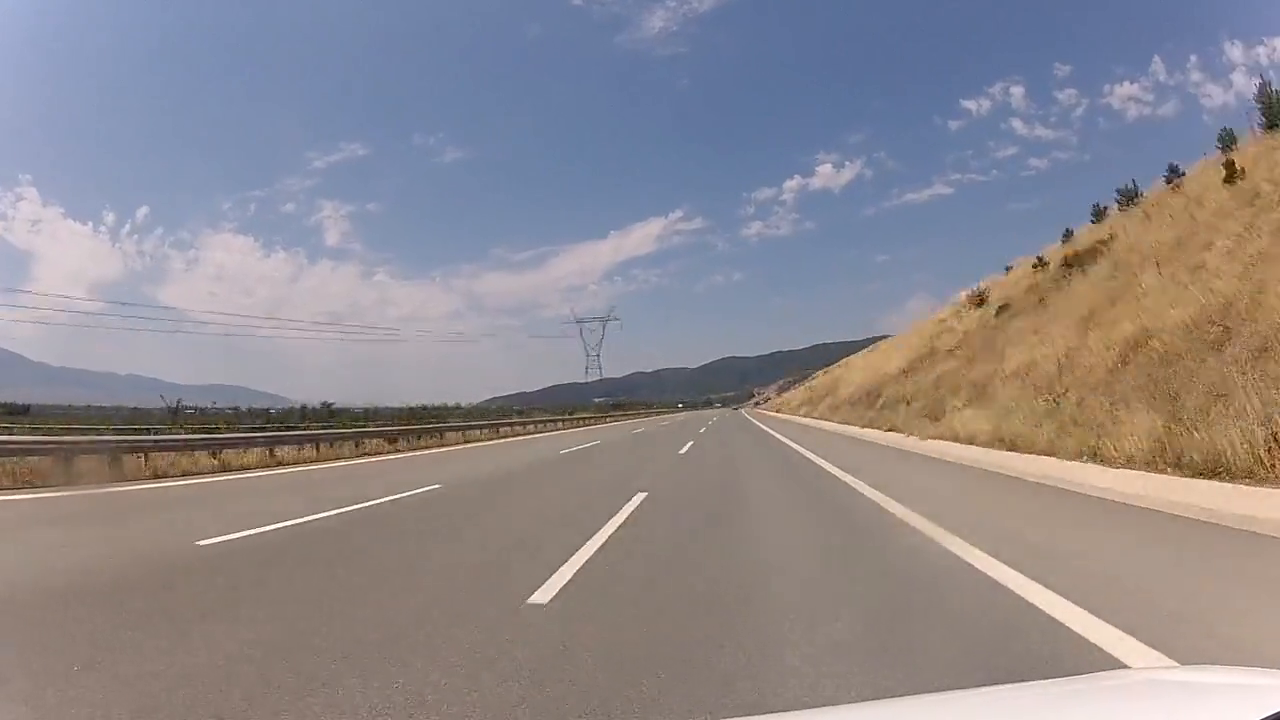
#> input picture frame 24 of ComputerVision/test.mp4, 1280 x 720 px
$ python road_detect.py
#> lines starting #> are read from the running program, lines starting #| are printed output that depends on the picture; after the words box and inside, x2 and y2 are one past the last pixel; in counts of white or black regions, pixels touching at a corner belong together
#> further down, frame is the input picture: shape (720, 1280, 3); mean B, G, R 141.9, 137.3, 142.7
import matplotlib.pylab as plt
import cv2
import numpy as np

def region_of_interest(img, vertices):
    mask = np.zeros_like(img)
    #channel_count = img.shape[2]
    match_mask_color = 255
    cv2.fillPoly(mask, vertices, match_mask_color)
    masked_image = cv2.bitwise_and(img, mask)
    return masked_image

def draw_the_lines(img, lines):
    img = np.copy(img)
    blank_image = np.zeros((img.shape[0], img.shape[1], 3), dtype=np.uint8)

    for line in lines:
        for x1, y1, x2, y2 in line:
            cv2.line(blank_image, (x1,y1), (x2,y2), (0, 255, 0), thickness=10)

    img = cv2.addWeighted(img, 0.8, blank_image, 1, 0.0)
    return img

# = cv2.imread('road.jpg')
#image = cv2.cvtColor(image, cv2.COLOR_BGR2RGB)
def process(image):
    print(image.shape)
#| (720, 1280, 3)
    height = image.shape[0]
    width = image.shape[1]
    region_of_interest_vertices = [
        (450, height),
        (width/2, 400),
        (width, height-100)
    ]
    gray_image = cv2.cvtColor(image, cv2.COLOR_RGB2GRAY)
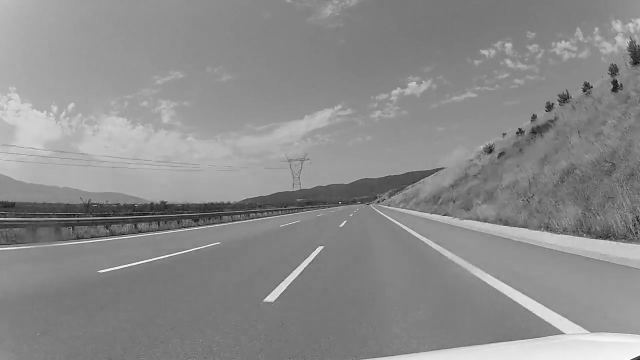
#> gray_image: shape (720, 1280) (shown at 1/2 size); min 0, max 255, mean 139.3
    canny_image = cv2.Canny(gray_image, 100, 120)
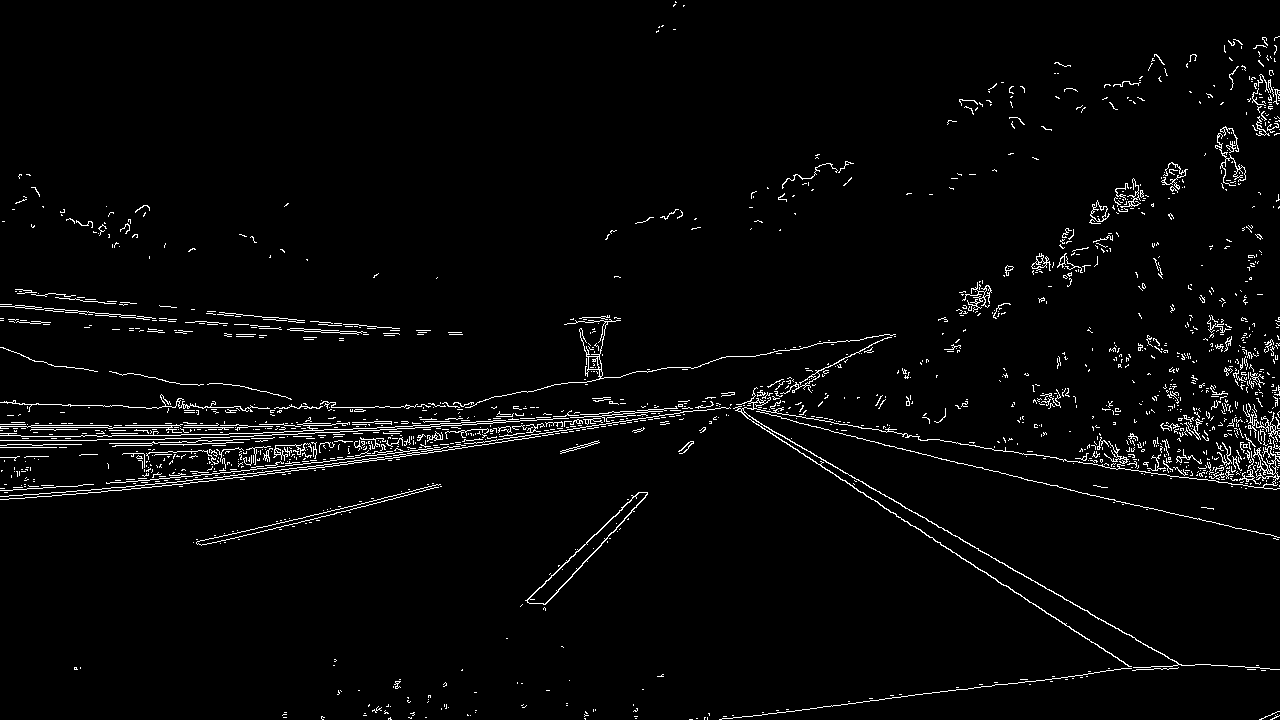
#> canny_image: shape (720, 1280); 2.8% white in thin lines or dots
    cropped_image = region_of_interest(canny_image, np.array([region_of_interest_vertices], np.int32),)
#> in region_of_interest, `masked_image = cv2.bitwise_and(img, mask)`:
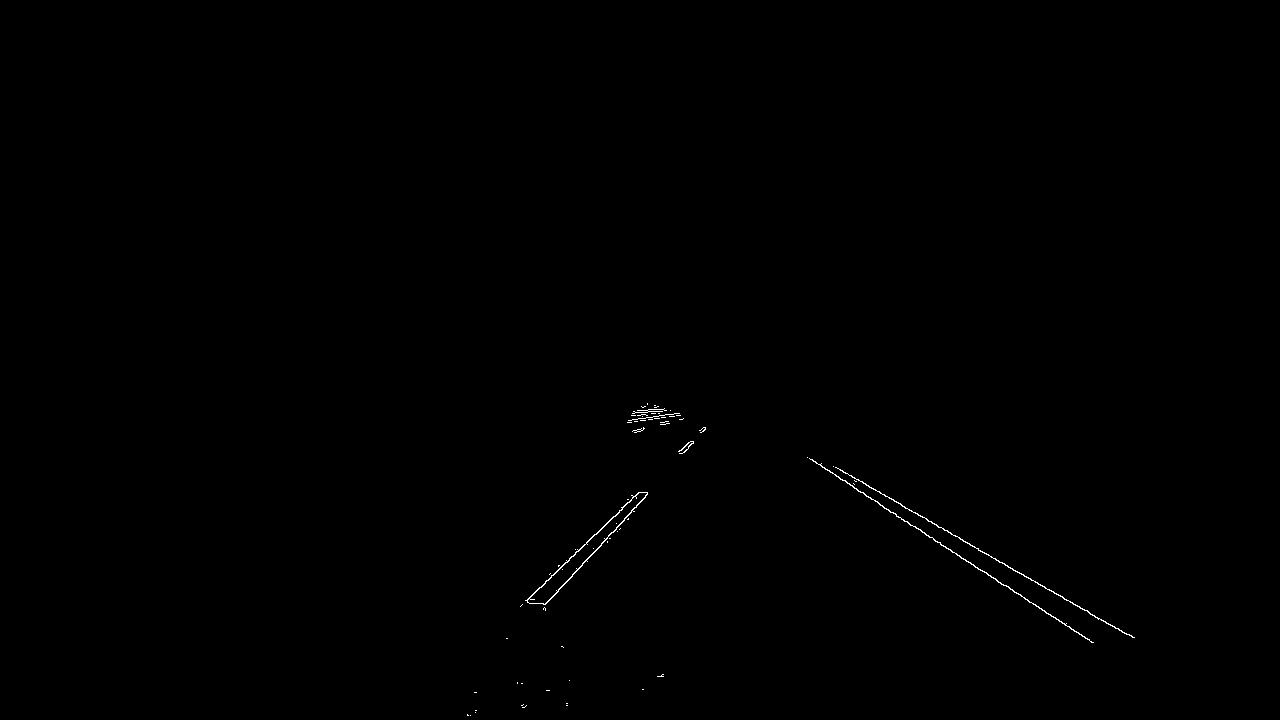
#> masked_image: shape (720, 1280); 0.19% white in thin lines or dots, all inside (x1, y1, x2, y2) = (467, 403, 1135, 716)
    lines = cv2.HoughLinesP(cropped_image, rho=2,theta=np.pi/180,threshold=50,lines=np.array([]),minLineLength=40,maxLineGap=100)
#> lines = [[807, 457, 1091, 642], [836, 467, 1126, 634], [548, 601, 705, 427], [527, 601, 705, 429], [566, 560, 681, 453], [607, 538, 688, 442], [527, 600, 632, 495], [824, 468, 895, 513], [545, 583, 621, 507], [1008, 586, 1092, 642], [545, 604, 647, 494]]
    image_with_lines = draw_the_lines(image, lines)
#> the loop in draw_the_lines, `for line in lines:` made 11 passes
#> in draw_the_lines, `img = cv2.addWeighted(img, 0.8, blank_image, 1, 0.0)`:
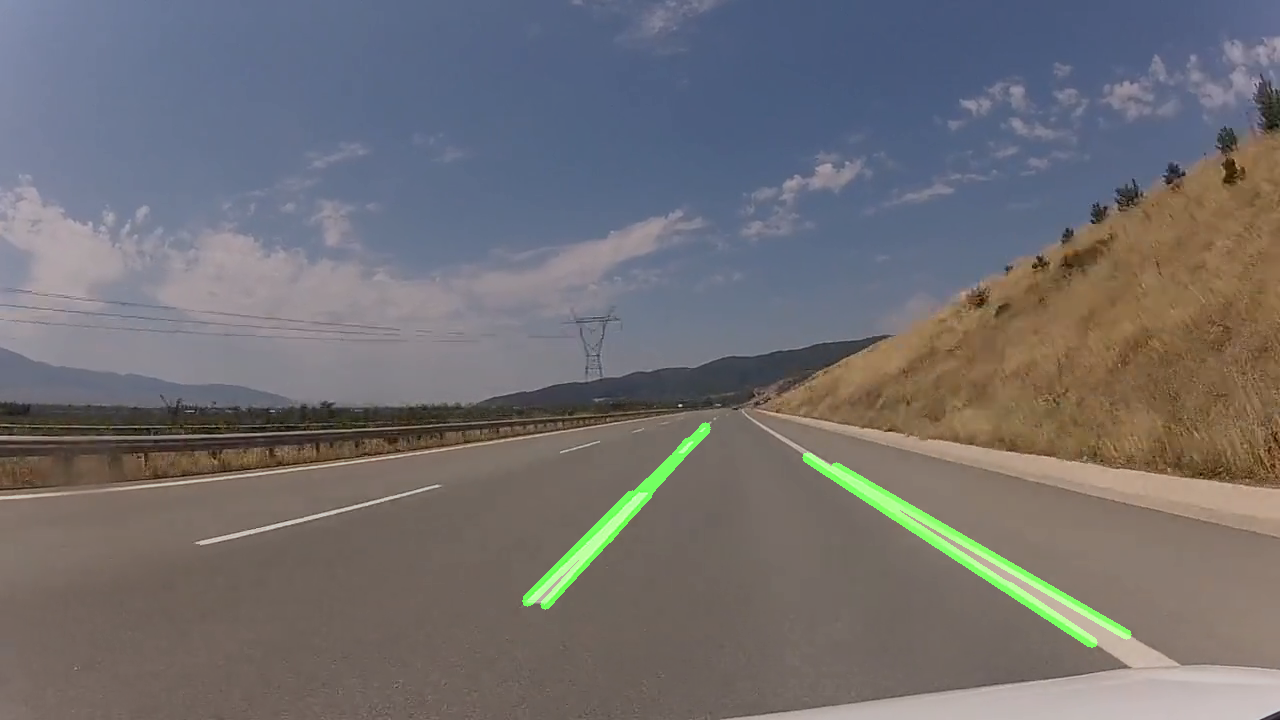
#> img: shape (720, 1280, 3); mean B, G, R 113.6, 111.5, 114.2
    return image_with_lines

cap = cv2.VideoCapture('test.mp4')

while cap.isOpened():
    ret, frame = cap.read()
    frame = process(frame)
    cv2.imshow('frame', frame)
    if cv2.waitKey(1) & 0xFF == ord('q'):
#> (key q is pressed here)
        break

cap.release()
cv2.destroyAllWindows()

$ run again, starting later in the video
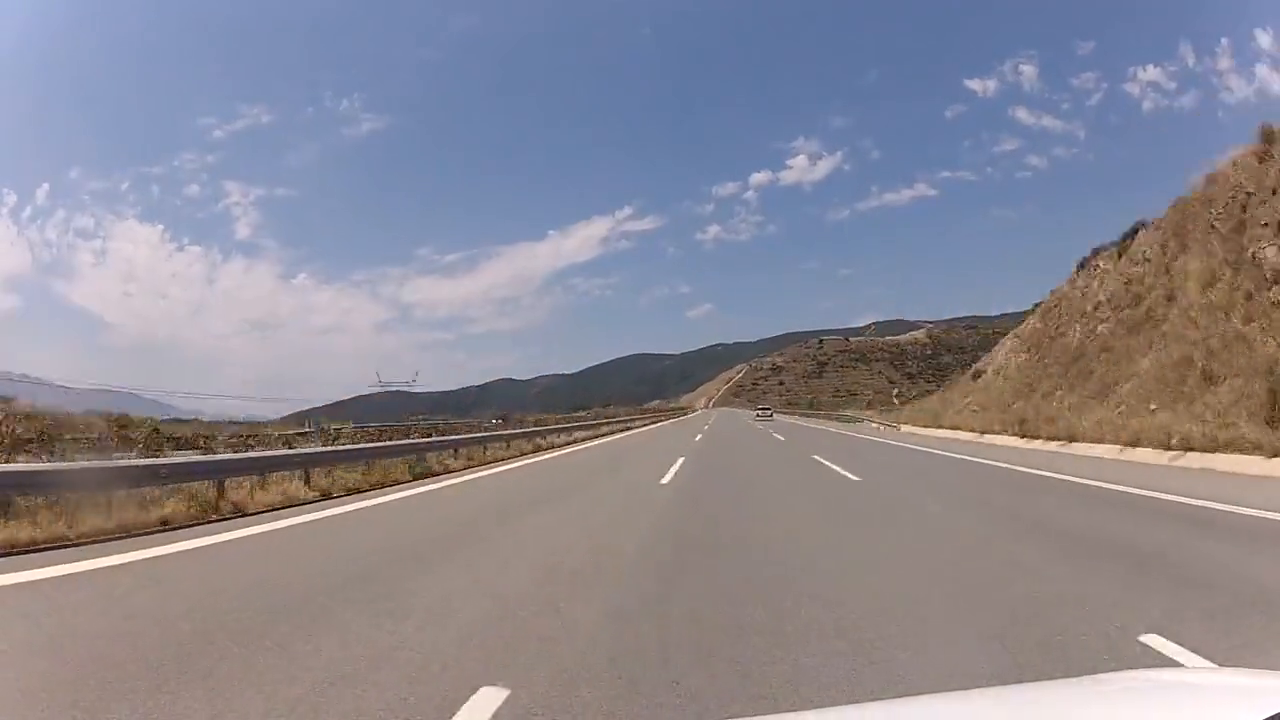
#> input picture frame 111 of ComputerVision/test.mp4, 1280 x 720 px
#> frame is the input picture: shape (720, 1280, 3); mean B, G, R 146.6, 136.5, 139.6
#| (720, 1280, 3)
#> in process, `canny_image = cv2.Canny(gray_image, 100, 120)`:
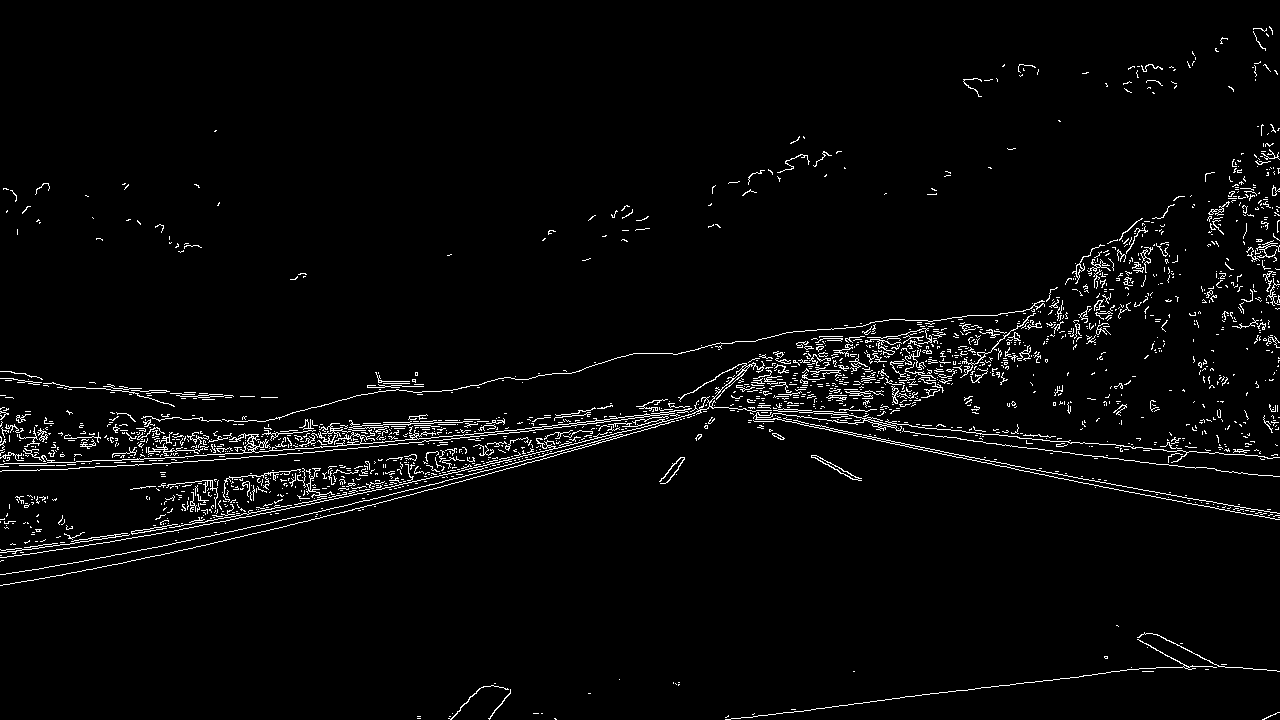
#> canny_image: shape (720, 1280); 3% white in thin lines or dots
#> mask: shape (720, 1280); 13.5% white; 1 white region, box (x1, y1, x2, y2) and area: (450, 400, 1280, 720) 124111
#> masked_image: shape (720, 1280); 0.09% white in thin lines or dots, all inside (x1, y1, x2, y2) = (450, 403, 1159, 720)
#> lines = [[635, 417, 689, 417], [618, 437, 684, 418], [665, 483, 707, 428], [637, 406, 706, 428], [645, 404, 707, 425], [659, 481, 699, 434], [661, 483, 705, 423], [643, 405, 707, 427], [621, 432, 666, 421]]
#> the loop in draw_the_lines, `for line in lines:` made 9 passes
#> in draw_the_lines, `img = cv2.addWeighted(img, 0.8, blank_image, 1, 0.0)`:
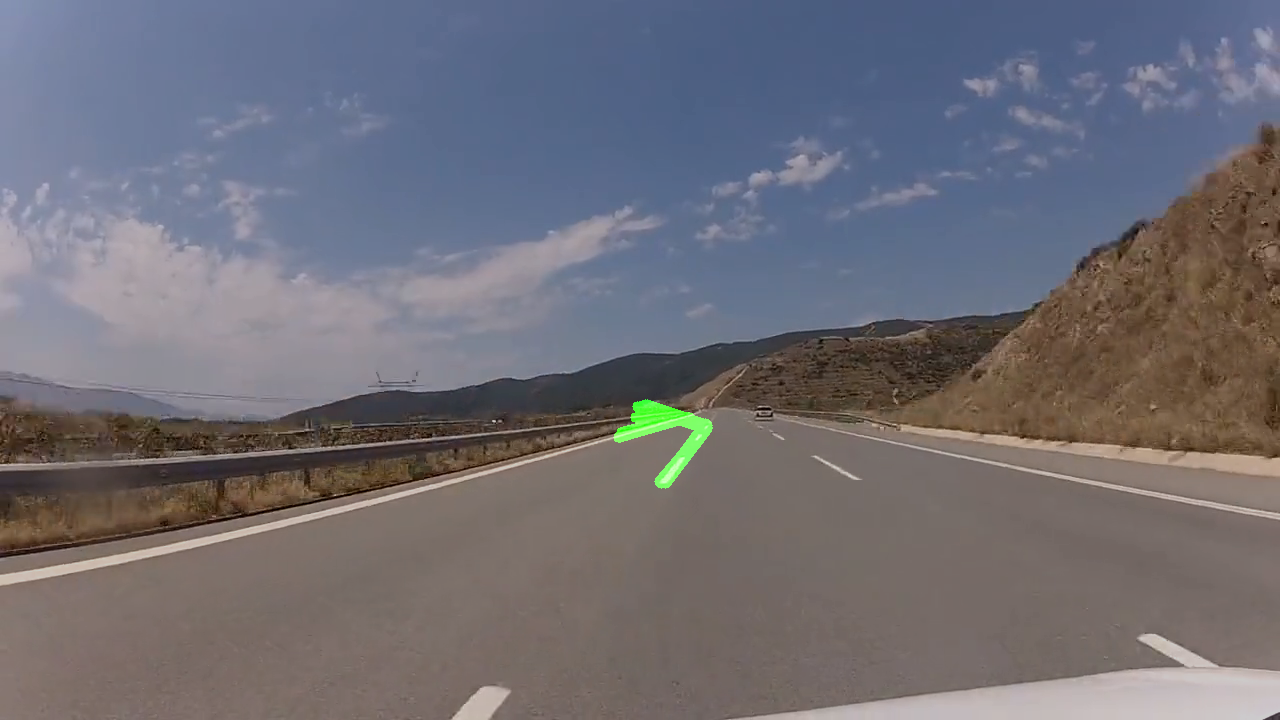
#> img: shape (720, 1280, 3); mean B, G, R 117.3, 109.7, 111.7

$ run again, starting later in the video
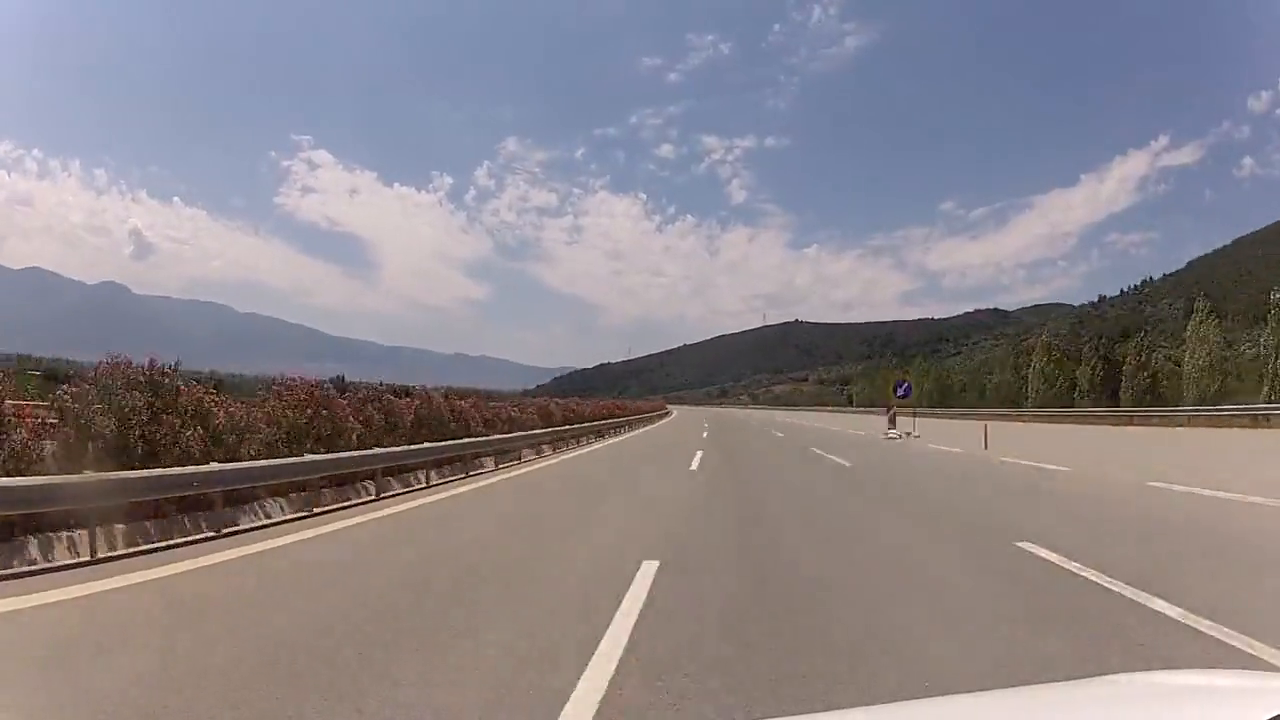
#> input picture frame 198 of ComputerVision/test.mp4, 1280 x 720 px
#> frame is the input picture: shape (720, 1280, 3); mean B, G, R 137.6, 132.3, 138.5
#| (720, 1280, 3)
#> in process, `canny_image = cv2.Canny(gray_image, 100, 120)`:
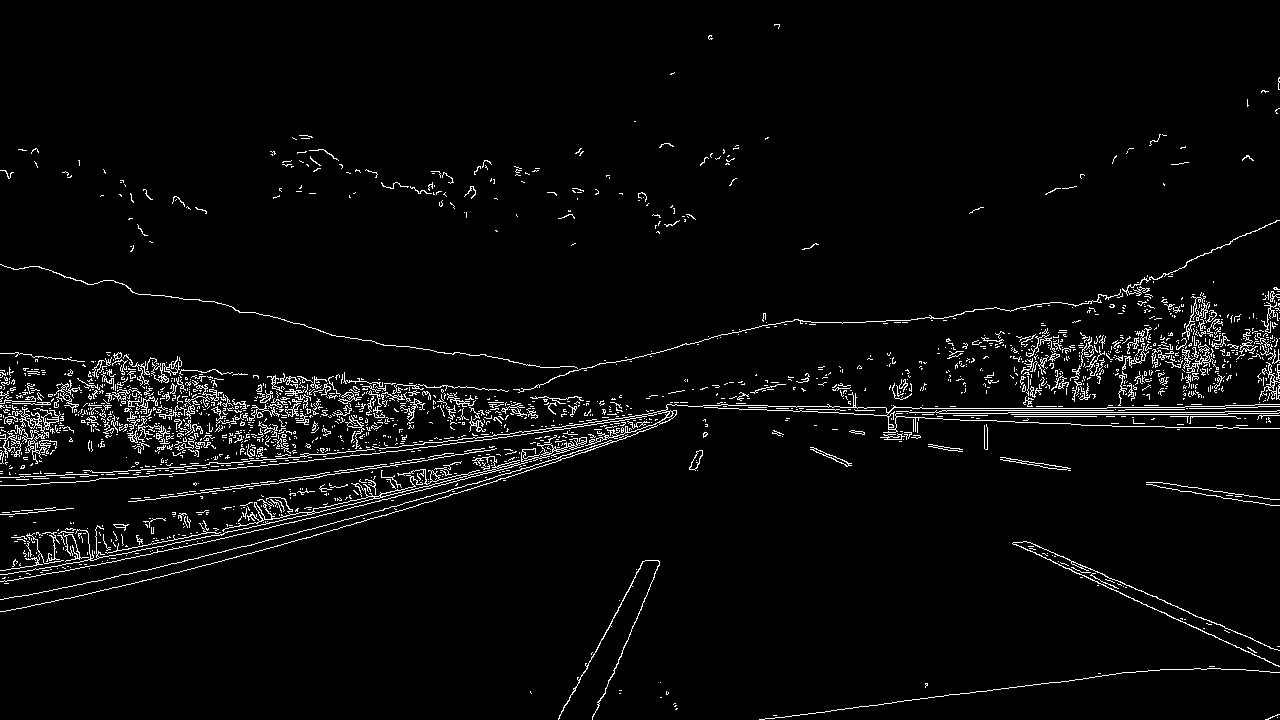
#> canny_image: shape (720, 1280); 3.6% white in thin lines or dots
#> mask: shape (720, 1280); 13.5% white; 1 white region, box (x1, y1, x2, y2) and area: (450, 400, 1280, 720) 124111
#> masked_image: shape (720, 1280); 0.17% white in thin lines or dots, all inside (x1, y1, x2, y2) = (530, 409, 1225, 707)
#> lines = 14 rows, first 6: [1013, 542, 1200, 630], [1029, 542, 1203, 619], [564, 706, 699, 462], [621, 656, 697, 470], [605, 693, 702, 453], [1015, 542, 1224, 626]
#> the loop in draw_the_lines, `for line in lines:` made 14 passes
#> in draw_the_lines, `img = cv2.addWeighted(img, 0.8, blank_image, 1, 0.0)`:
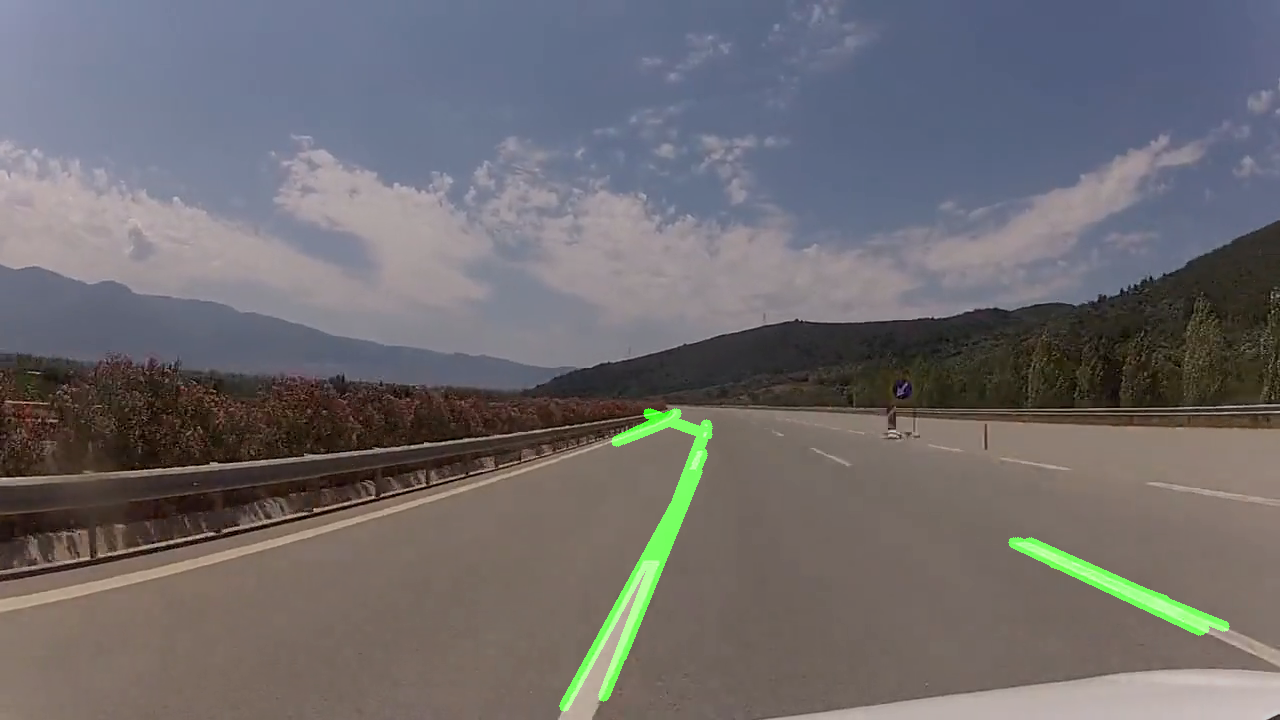
#> img: shape (720, 1280, 3); mean B, G, R 110.1, 107.6, 110.8
